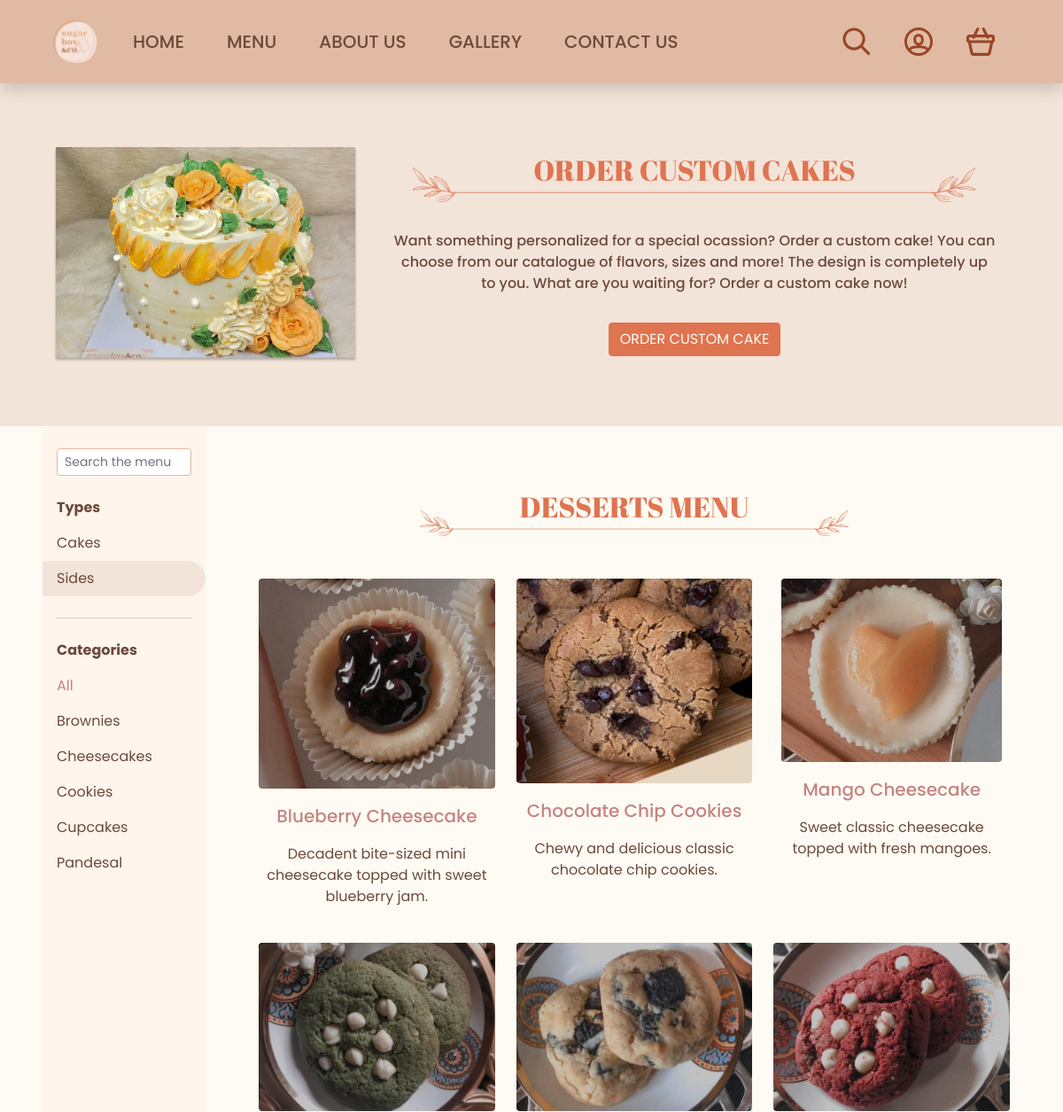
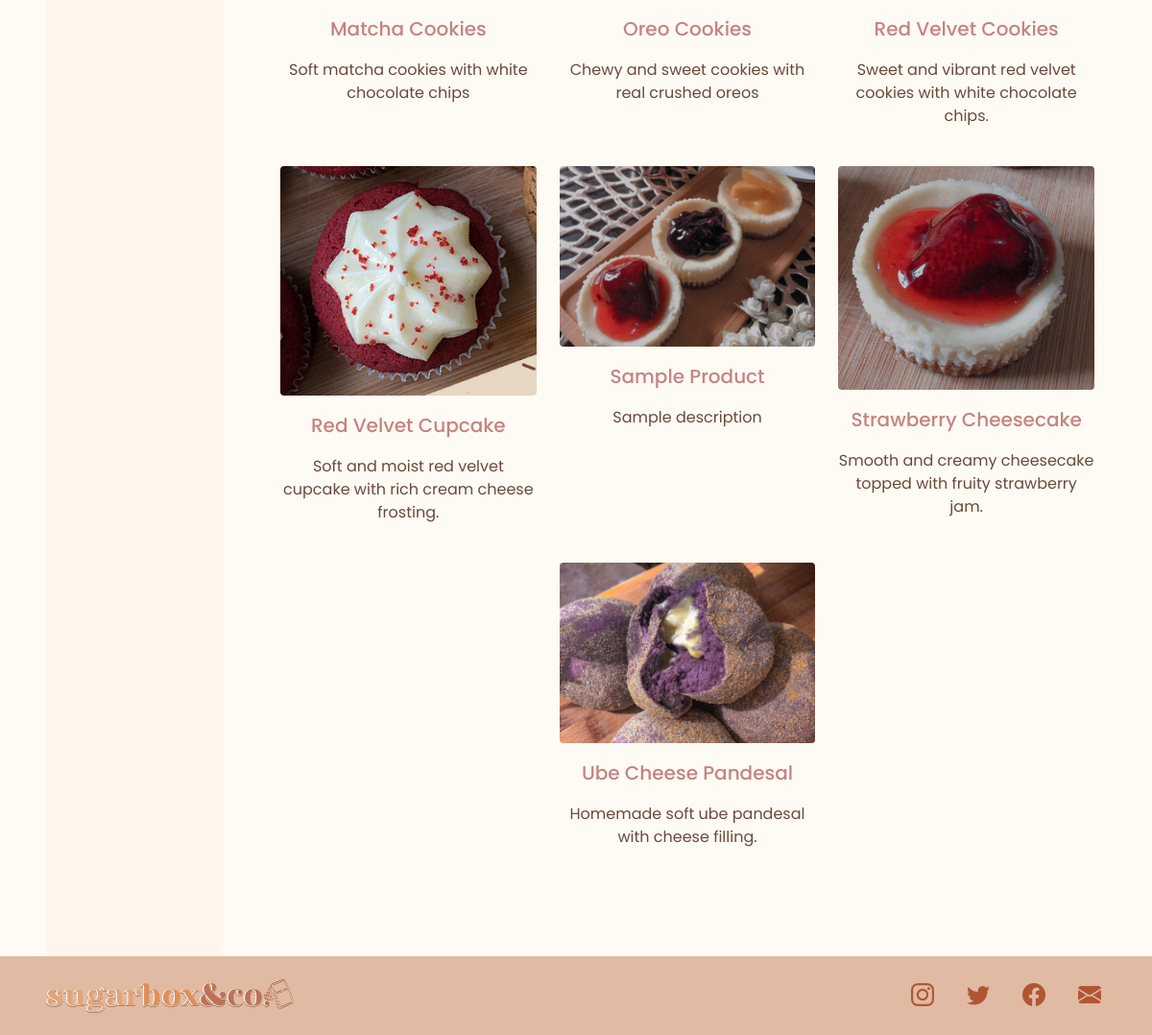
/src/menu.php (signed in), run on the app's committed database (2 pictures, top to bottom).
### tables this page shows
CREATE TABLE `side_categories` (
  `Categ_ID` int(11) NOT NULL,
  `Categ_Name` varchar(40) NOT NULL
);

CREATE TABLE `side_products` (
  `SideProd_ID` int(11) NOT NULL,
  `SideProd_Name` varchar(40) NOT NULL,
  `Categ_ID` int(11) NOT NULL,
  `SideProd_Desc` varchar(100) NOT NULL,
  `SideProd_Image` varchar(50) NOT NULL
);

### src/menu.php (the view, shortened to what this page needs)
<!DOCTYPE html>
<html lang="en">
<head>
    <?php include '../common/meta.php' ?>
</head>
<body class="bg-light <?php if ($_SESSION['functions']['toggleCart'] == true || $_SESSION['functions']['toggleOptions'] == true || $_SESSION['functions']['toggleSearch'] == true) echo 'overflow-hidden' ?>">
    <?php include '../common/navbar.php' ?>
    <div class="bg-section px-5 py-6">
        <div class="container">
            <div class="row justify-content-center align-items-center gy-5">
                <div class="col-md-4 text-center">
                    <img class="img-fluid" src="../assets/custom-cake.png" alt="Custom_cake">
                </div>
                <div class="col-md text-center">
                    <h2 class="text-center text-titleColor">ORDER CUSTOM CAKES</h2>
                    <img class="img-fluid mt-n5" src="../assets/leaves.svg" draggable="false" alt="">
                    <p class="text-content fw-bold m-3">Want something personalized for a special ocassion? Order a custom cake!
                        You can choose from our catalogue of flavors, sizes and more! The design is
                        completely up to you. What are you waiting for? Order a custom cake now!</p>
                    <a href="custom-order.php"><button class="btn btn-titleColor text-light mt-3">ORDER CUSTOM CAKE</button></a>
                </div>
            </div>
        </div>
    </div>
    <div class="px-5">
        <div class="container">
            <div class="row">
                <div class="col-md-2 bg-section2 border-top border-light p-0 me-5 pt-4">
                    <div class="mx-3 mb-4">
                        <input id="menu" class="form-control form-control-sm text-content border-primary" type="search" placeholder="Search the menu">
                    </div>
                    <div>
                        <p class="m-3"><b class="text-content">Types</b></p>
                        <p class="px-3 my-2"><a class="text-decoration-none text-content" href="./custom-order.php">Cakes</a></p>
                        <p class="px-3 py-2 my-2 bg-section rounded-start rounded-3"><a class="text-decoration-none text-content" href="#menu">Sides</a></p>
                    </div>
                    <hr class="bg-content mx-3 my-4">
                    <div>
                        <p class="m-3"><b class="text-content">Categories</b></p>
                        <p class="m-3"><a class="text-decoration-none text-subheading" href="?q=all">All</a></p>
                        <?php $categories = getCategories() ?>
                        <?php foreach ($categories as $category) { ?>
                            <p class="m-3"><a class="text-decoration-none text-content" href="?q=<?php echo strtolower($category['Categ_Name']) ?>#menu"><?php echo $category['Categ_Name'] ?></a></p>
                        <?php } ?>
                    </div>
                </div>
                <div class="col container-fluid py-6">
                <div class="row justify-content-center pb-5">
                    <h2 class="text-titleColor text-center">DESSERTS MENU</h2>
                    <img class="col-md-7 img-fluid mt-n4" src="../assets/leaves.svg" draggable="false" alt="">
                </div>
                    <div class="row justify-content-center">
                        <?php $products = getProducts() ?>
                        <?php foreach ($products as $product) { ?>
                            <a href="./order-item.php?id=<?php echo $product['SideProd_ID'] ?>" class="text-decoration-none col-md-4 text-center mb-4">
                                <img class="img-fluid rounded-2" src="../assets/<?php echo $product['SideProd_Image'] ?>" alt="<?php echo $product['SideProd_Name'] ?>">
                                <p class="text-subheading fs-5 fw-bold mt-3"><?php echo $product['SideProd_Name'] ?></p>
                                <p class="text-content"><?php echo $product['SideProd_Desc'] ?></p>
                            </a>
                        <?php } ?>
                    </div>
                </div>
            </div>
        </div>
    </div>
    <?php
        function getCategories() {
            $conn = db_connect();
            $query = "SELECT * FROM `side_categories` ORDER BY `Categ_Name` ASC";
            $result = mysqli_query($conn, $query);
            $categories = array();
            while ($row = mysqli_fetch_assoc($result)) {
                $categories[] = $row;
            }
            return $categories;
        }
        function getProducts() {
            $conn = db_connect();
            $query = "SELECT * FROM `side_products` ORDER BY `SideProd_Name` ASC";
            $result = mysqli_query($conn, $query);
            $products = array();
            while ($row = mysqli_fetch_assoc($result)) {
                $products[] = $row;
            }
            return $products;
        }
    ?>
    <?php include '../common/footer.php' ?>
</body>
</html>

### data on the page
side_categories: Categ_Name "Brownies"
side_categories: Categ_Name "Cheesecakes"
side_categories: Categ_Name "Cookies"
side_categories: Categ_Name "Cupcakes"
side_categories: Categ_Name "Pandesal"
side_products: SideProd_Image (picture), SideProd_Name "Blueberry Cheesecake", SideProd_Desc "Decadent bite-sized mini cheesecake topped with sweet blueberry jam."
side_products: SideProd_Image (picture), SideProd_Name "Chocolate Chip Cookies", SideProd_Desc "Chewy and delicious classic chocolate chip cookies."
side_products: SideProd_Image (picture), SideProd_Name "Mango Cheesecake", SideProd_Desc "Sweet classic cheesecake topped with fresh mangoes."
side_products: SideProd_Image (picture), SideProd_Name "Matcha Cookies", SideProd_Desc "Soft matcha cookies with white chocolate chips"
side_products: SideProd_Image (picture), SideProd_Name "Oreo Cookies", SideProd_Desc "Chewy and sweet cookies with real crushed oreos"
side_products: SideProd_Image (picture), SideProd_Name "Red Velvet Cookies", SideProd_Desc "Sweet and vibrant red velvet cookies with white chocolate chips."
side_products: SideProd_Image (picture), SideProd_Name "Red Velvet Cupcake", SideProd_Desc "Soft and moist red velvet cupcake with rich cream cheese frosting."
side_products: SideProd_Image (picture), SideProd_Name "Sample Product", SideProd_Desc "Sample description"
side_products: SideProd_Image (picture), SideProd_Name "Strawberry Cheesecake", SideProd_Desc "Smooth and creamy cheesecake topped with fruity strawberry jam."
side_products: SideProd_Image (picture), SideProd_Name "Ube Cheese Pandesal", SideProd_Desc "Homemade soft ube pandesal with cheese filling."
